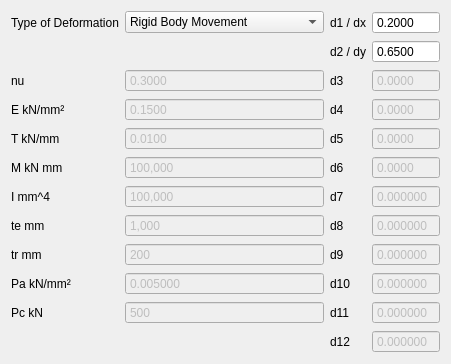
            <widget class="QWidget" name="deformation">
             <attribute name="title">
              <string>Deformation</string>
             </attribute>
             <layout class="QGridLayout" name="gridLayout_3">
              <item row="0" column="3">
               <widget class="QDoubleSpinBox" name="dsbD1">
                <property name="buttonSymbols">
                 <enum>QAbstractSpinBox::NoButtons</enum>
                </property>
                <property name="decimals">
                 <number>4</number>
                </property>
                <property name="minimum">
                 <double>-99.989999999999995</double>
                </property>
                <property name="value">
                 <double>0.200000000000000</double>
                </property>
               </widget>
              </item>
              <item row="2" column="2">
               <widget class="QLabel" name="label_39">
                <property name="text">
                 <string>d3</string>
                </property>
               </widget>
              </item>
              <item row="1" column="3">
               <widget class="QDoubleSpinBox" name="dsbD2">
                <property name="buttonSymbols">
                 <enum>QAbstractSpinBox::NoButtons</enum>
                </property>
                <property name="decimals">
                 <number>4</number>
                </property>
                <property name="minimum">
                 <double>-99.989999999999995</double>
                </property>
                <property name="value">
                 <double>0.650000000000000</double>
                </property>
               </widget>
              </item>
              <item row="0" column="2">
               <widget class="QLabel" name="label_37">
                <property name="text">
                 <string>d1 / dx</string>
                </property>
               </widget>
              </item>
              <item row="0" column="1">
               <widget class="QComboBox" name="cbDefType">
                <property name="currentIndex">
                 <number>0</number>
                </property>
                <item>
                 <property name="text">
                  <string>Rigid Body Movement</string>
                 </property>
                </item>
                <item>
                 <property name="text">
                  <string>Uniaxiale Tension</string>
                 </property>
                </item>
                <item>
                 <property name="text">
                  <string>Bending Moment</string>
                 </property>
                </item>
                <item>
                 <property name="text">
                  <string>Axiale Symmetric Compression</string>
                 </property>
                </item>
                <item>
                 <property name="text">
                  <string>Diametral Compression</string>
                 </property>
                </item>
                <item>
                 <property name="text">
                  <string>Distortion Coefficients</string>
                 </property>
                </item>
               </widget>
              </item>
              <item row="1" column="2">
               <widget class="QLabel" name="label_38">
                <property name="text">
                 <string>d2 / dy</string>
                </property>
               </widget>
              </item>
              <item row="2" column="3">
               <widget class="QDoubleSpinBox" name="dsbD3">
                <property name="enabled">
                 <bool>false</bool>
                </property>
                <property name="buttonSymbols">
                 <enum>QAbstractSpinBox::NoButtons</enum>
                </property>
                <property name="decimals">
                 <number>4</number>
                </property>
               </widget>
              </item>
              <item row="3" column="3">
               <widget class="QDoubleSpinBox" name="dsbD4">
                <property name="enabled">
                 <bool>false</bool>
                </property>
                <property name="buttonSymbols">
                 <enum>QAbstractSpinBox::NoButtons</enum>
                </property>
                <property name="decimals">
                 <number>4</number>
                </property>
               </widget>
              </item>
              <item row="3" column="2">
               <widget class="QLabel" name="label_40">
                <property name="text">
                 <string>d4</string>
                </property>
               </widget>
              </item>
              <item row="0" column="0">
               <widget class="QLabel" name="label_2">
                <property name="text">
                 <string>Type of Deformation</string>
                </property>
               </widget>
              </item>
              <item row="8" column="2">
               <widget class="QLabel" name="label_45">
                <property name="text">
                 <string>d9</string>
                </property>
               </widget>
              </item>
              <item row="7" column="2">
               <widget class="QLabel" name="label_44">
                <property name="text">
                 <string>d8</string>
                </property>
               </widget>
              </item>
              <item row="4" column="3">
               <widget class="QDoubleSpinBox" name="dsbD5">
                <property name="enabled">
                 <bool>false</bool>
                </property>
                <property name="buttonSymbols">
                 <enum>QAbstractSpinBox::NoButtons</enum>
                </property>
                <property name="decimals">
                 <number>4</number>
                </property>
               </widget>
              </item>
              <item row="5" column="2">
               <widget class="QLabel" name="label_42">
                <property name="text">
                 <string>d6</string>
                </property>
               </widget>
              </item>
              <item row="5" column="3">
               <widget class="QDoubleSpinBox" name="dsbD6">
                <property name="enabled">
                 <bool>false</bool>
                </property>
                <property name="buttonSymbols">
                 <enum>QAbstractSpinBox::NoButtons</enum>
                </property>
                <property name="decimals">
                 <number>4</number>
                </property>
               </widget>
              </item>
              <item row="7" column="3">
               <widget class="QDoubleSpinBox" name="dsbD8">
                <property name="enabled">
                 <bool>false</bool>
                </property>
                <property name="buttonSymbols">
                 <enum>QAbstractSpinBox::NoButtons</enum>
                </property>
                <property name="decimals">
                 <number>6</number>
                </property>
               </widget>
              </item>
              <item row="6" column="2">
               <widget class="QLabel" name="label_43">
                <property name="text">
                 <string>d7</string>
                </property>
               </widget>
              </item>
              <item row="4" column="2">
               <widget class="QLabel" name="label_41">
                <property name="text">
                 <string>d5</string>
                </property>
               </widget>
              </item>
              <item row="6" column="3">
               <widget class="QDoubleSpinBox" name="dsbD7">
                <property name="enabled">
                 <bool>false</bool>
                </property>
                <property name="buttonSymbols">
                 <enum>QAbstractSpinBox::NoButtons</enum>
                </property>
                <property name="decimals">
                 <number>6</number>
                </property>
               </widget>
              </item>
              <item row="9" column="2">
               <widget class="QLabel" name="label_46">
                <property name="text">
                 <string>d10</string>
                </property>
               </widget>
              </item>
              <item row="8" column="3">
               <widget class="QDoubleSpinBox" name="dsbD9">
                <property name="enabled">
                 <bool>false</bool>
                </property>
                <property name="buttonSymbols">
                 <enum>QAbstractSpinBox::NoButtons</enum>
                </property>
                <property name="decimals">
                 <number>6</number>
                </property>
               </widget>
              </item>
              <item row="11" column="2">
               <widget class="QLabel" name="label_48">
                <property name="text">
                 <string>d12</string>
                </property>
               </widget>
              </item>
              <item row="10" column="3">
               <widget class="QDoubleSpinBox" name="dsbD11">
                <property name="enabled">
                 <bool>false</bool>
                </property>
                <property name="buttonSymbols">
                 <enum>QAbstractSpinBox::NoButtons</enum>
                </property>
                <property name="decimals">
                 <number>6</number>
                </property>
               </widget>
              </item>
              <item row="9" column="3">
               <widget class="QDoubleSpinBox" name="dsbD10">
                <property name="enabled">
                 <bool>false</bool>
                </property>
                <property name="buttonSymbols">
                 <enum>QAbstractSpinBox::NoButtons</enum>
                </property>
                <property name="decimals">
                 <number>6</number>
                </property>
               </widget>
              </item>
              <item row="11" column="3">
               <widget class="QDoubleSpinBox" name="dsbD12">
                <property name="enabled">
                 <bool>false</bool>
                </property>
                <property name="buttonSymbols">
                 <enum>QAbstractSpinBox::NoButtons</enum>
                </property>
                <property name="decimals">
                 <number>6</number>
                </property>
               </widget>
              </item>
              <item row="10" column="2">
               <widget class="QLabel" name="label_47">
                <property name="text">
                 <string>d11</string>
                </property>
               </widget>
              </item>
              <item row="2" column="0">
               <widget class="QLabel" name="label_7">
                <property name="text">
                 <string>nu</string>
                </property>
               </widget>
              </item>
              <item row="2" column="1">
               <widget class="QDoubleSpinBox" name="dsbNu">
                <property name="enabled">
                 <bool>false</bool>
                </property>
                <property name="buttonSymbols">
                 <enum>QAbstractSpinBox::NoButtons</enum>
                </property>
                <property name="decimals">
                 <number>4</number>
                </property>
                <property name="value">
                 <double>0.300000000000000</double>
                </property>
               </widget>
              </item>
              <item row="3" column="1">
               <widget class="QDoubleSpinBox" name="dsbE">
                <property name="enabled">
                 <bool>false</bool>
                </property>
                <property name="buttonSymbols">
                 <enum>QAbstractSpinBox::NoButtons</enum>
                </property>
                <property name="decimals">
                 <number>4</number>
                </property>
                <property name="value">
                 <double>0.150000000000000</double>
                </property>
               </widget>
              </item>
              <item row="3" column="0">
               <widget class="QLabel" name="label_9">
                <property name="text">
                 <string>E kN/mm²</string>
                </property>
               </widget>
              </item>
              <item row="4" column="1">
               <widget class="QDoubleSpinBox" name="dsbT">
                <property name="enabled">
                 <bool>false</bool>
                </property>
                <property name="buttonSymbols">
                 <enum>QAbstractSpinBox::NoButtons</enum>
                </property>
                <property name="decimals">
                 <number>4</number>
                </property>
                <property name="value">
                 <double>0.010000000000000</double>
                </property>
               </widget>
              </item>
              <item row="5" column="1">
               <widget class="QDoubleSpinBox" name="dsbM">
                <property name="enabled">
                 <bool>false</bool>
                </property>
                <property name="buttonSymbols">
                 <enum>QAbstractSpinBox::NoButtons</enum>
                </property>
                <property name="showGroupSeparator" stdset="0">
                 <bool>true</bool>
                </property>
                <property name="decimals">
                 <number>0</number>
                </property>
                <property name="maximum">
                 <double>90000000.000000000000000</double>
                </property>
                <property name="value">
                 <double>7000000.000000000000000</double>
                </property>
               </widget>
              </item>
              <item row="6" column="1">
               <widget class="QDoubleSpinBox" name="dsbI">
                <property name="enabled">
                 <bool>false</bool>
                </property>
                <property name="buttonSymbols">
                 <enum>QAbstractSpinBox::NoButtons</enum>
                </property>
                <property name="showGroupSeparator" stdset="0">
                 <bool>true</bool>
                </property>
                <property name="decimals">
                 <number>0</number>
                </property>
                <property name="maximum">
                 <double>90000000000000.000000000000000</double>
                </property>
                <property name="value">
                 <double>1000000000000.000000000000000</double>
                </property>
               </widget>
              </item>
              <item row="7" column="1">
               <widget class="QDoubleSpinBox" name="dsbTe">
                <property name="enabled">
                 <bool>false</bool>
                </property>
                <property name="buttonSymbols">
                 <enum>QAbstractSpinBox::NoButtons</enum>
                </property>
                <property name="showGroupSeparator" stdset="0">
                 <bool>true</bool>
                </property>
                <property name="decimals">
                 <number>0</number>
                </property>
                <property name="maximum">
                 <double>100000.000000000000000</double>
                </property>
                <property name="value">
                 <double>1000.000000000000000</double>
                </property>
               </widget>
              </item>
              <item row="8" column="1">
               <widget class="QDoubleSpinBox" name="dsbTr">
                <property name="enabled">
                 <bool>false</bool>
                </property>
                <property name="buttonSymbols">
                 <enum>QAbstractSpinBox::NoButtons</enum>
                </property>
                <property name="decimals">
                 <number>0</number>
                </property>
                <property name="maximum">
                 <double>10000.000000000000000</double>
                </property>
                <property name="value">
                 <double>200.000000000000000</double>
                </property>
               </widget>
              </item>
              <item row="9" column="1">
               <widget class="QDoubleSpinBox" name="dsbPa">
                <property name="enabled">
                 <bool>false</bool>
                </property>
                <property name="buttonSymbols">
                 <enum>QAbstractSpinBox::NoButtons</enum>
                </property>
                <property name="decimals">
                 <number>6</number>
                </property>
                <property name="maximum">
                 <double>10.000000000000000</double>
                </property>
                <property name="singleStep">
                 <double>0.000001000000000</double>
                </property>
                <property name="value">
                 <double>0.005000000000000</double>
                </property>
               </widget>
              </item>
              <item row="10" column="1">
               <widget class="QDoubleSpinBox" name="dsbPc">
                <property name="enabled">
                 <bool>false</bool>
                </property>
                <property name="buttonSymbols">
                 <enum>QAbstractSpinBox::NoButtons</enum>
                </property>
                <property name="decimals">
                 <number>0</number>
                </property>
                <property name="maximum">
                 <double>10000.000000000000000</double>
                </property>
                <property name="value">
                 <double>500.000000000000000</double>
                </property>
               </widget>
              </item>
              <item row="4" column="0">
               <widget class="QLabel" name="label_8">
                <property name="text">
                 <string>T kN/mm</string>
                </property>
               </widget>
              </item>
              <item row="5" column="0">
               <widget class="QLabel" name="label_31">
                <property name="text">
                 <string>M kN mm</string>
                </property>
               </widget>
              </item>
              <item row="6" column="0">
               <widget class="QLabel" name="label_32">
                <property name="text">
                 <string>I mm^4</string>
                </property>
               </widget>
              </item>
              <item row="7" column="0">
               <widget class="QLabel" name="label_33">
                <property name="text">
                 <string>te mm</string>
                </property>
               </widget>
              </item>
              <item row="8" column="0">
               <widget class="QLabel" name="label_34">
                <property name="text">
                 <string>tr mm</string>
                </property>
               </widget>
              </item>
              <item row="9" column="0">
               <widget class="QLabel" name="label_35">
                <property name="text">
                 <string>Pa kN/mm²</string>
                </property>
               </widget>
              </item>
              <item row="10" column="0">
               <widget class="QLabel" name="label_36">
                <property name="text">
                 <string>Pc kN</string>
                </property>
               </widget>
              </item>
             </layout>
            </widget>
